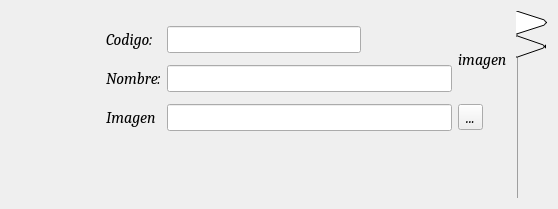
<?xml version="1.0" encoding="UTF-8"?>
<ui version="4.0">
 <class>FormArticuloTipo</class>
 <widget class="QWidget" name="FormArticuloTipo">
  <property name="geometry">
   <rect>
    <x>0</x>
    <y>0</y>
    <width>558</width>
    <height>209</height>
   </rect>
  </property>
  <property name="font">
   <font>
    <family>Cambria</family>
    <pointsize>12</pointsize>
    <italic>true</italic>
   </font>
  </property>
  <property name="windowTitle">
   <string>Form</string>
  </property>
  <property name="styleSheet">
   <string notr="true"/>
  </property>
  <layout class="QFormLayout" name="formLayout">
   <property name="fieldGrowthPolicy">
    <enum>QFormLayout::AllNonFixedFieldsGrow</enum>
   </property>
   <item row="0" column="0">
    <spacer name="horizontalSpacer_3">
     <property name="orientation">
      <enum>Qt::Horizontal</enum>
     </property>
     <property name="sizeHint" stdset="0">
      <size>
       <width>80</width>
       <height>20</height>
      </size>
     </property>
    </spacer>
   </item>
   <item row="0" column="1">
    <widget class="QTabWidget" name="tabWidget">
     <property name="font">
      <font>
       <family>Cambria</family>
       <pointsize>12</pointsize>
       <weight>50</weight>
       <italic>true</italic>
       <bold>false</bold>
      </font>
     </property>
     <property name="autoFillBackground">
      <bool>false</bool>
     </property>
     <property name="tabPosition">
      <enum>QTabWidget::East</enum>
     </property>
     <property name="tabShape">
      <enum>QTabWidget::Triangular</enum>
     </property>
     <property name="currentIndex">
      <number>0</number>
     </property>
     <property name="elideMode">
      <enum>Qt::ElideMiddle</enum>
     </property>
     <property name="usesScrollButtons">
      <bool>true</bool>
     </property>
     <property name="documentMode">
      <bool>true</bool>
     </property>
     <property name="tabsClosable">
      <bool>false</bool>
     </property>
     <property name="movable">
      <bool>false</bool>
     </property>
     <widget class="QWidget" name="tab">
      <attribute name="icon">
       <iconset resource="../Recursos.qrc">
        <normaloff>:/Imagenes/iconos/add.png</normaloff>:/Imagenes/iconos/add.png</iconset>
      </attribute>
      <attribute name="title">
       <string/>
      </attribute>
      <layout class="QHBoxLayout" name="horizontalLayout_2">
       <item>
        <layout class="QGridLayout" name="gridLayout_2">
         <item row="3" column="1">
          <spacer name="verticalSpacer">
           <property name="orientation">
            <enum>Qt::Vertical</enum>
           </property>
           <property name="sizeType">
            <enum>QSizePolicy::Fixed</enum>
           </property>
           <property name="sizeHint" stdset="0">
            <size>
             <width>20</width>
             <height>10</height>
            </size>
           </property>
          </spacer>
         </item>
         <item row="0" column="3" rowspan="2" colspan="2">
          <widget class="QLabel" name="imagenlabel">
           <property name="text">
            <string>imagen</string>
           </property>
          </widget>
         </item>
         <item row="0" column="1">
          <widget class="QLineEdit" name="codigo">
           <property name="inputMethodHints">
            <set>Qt::ImhNone</set>
           </property>
           <property name="readOnly">
            <bool>true</bool>
           </property>
          </widget>
         </item>
         <item row="2" column="0">
          <widget class="QLabel" name="label_3">
           <property name="text">
            <string>Imagen</string>
           </property>
          </widget>
         </item>
         <item row="0" column="0">
          <widget class="QLabel" name="label">
           <property name="text">
            <string>Codigo:</string>
           </property>
          </widget>
         </item>
         <item row="1" column="0">
          <widget class="QLabel" name="label_2">
           <property name="text">
            <string>Nombre:</string>
           </property>
          </widget>
         </item>
         <item row="1" column="1" colspan="2">
          <widget class="QLineEdit" name="nombre">
           <property name="inputMethodHints">
            <set>Qt::ImhFormattedNumbersOnly</set>
           </property>
          </widget>
         </item>
         <item row="0" column="2">
          <spacer name="horizontalSpacer">
           <property name="orientation">
            <enum>Qt::Horizontal</enum>
           </property>
           <property name="sizeType">
            <enum>QSizePolicy::Fixed</enum>
           </property>
           <property name="sizeHint" stdset="0">
            <size>
             <width>85</width>
             <height>20</height>
            </size>
           </property>
          </spacer>
         </item>
         <item row="2" column="3" colspan="2">
          <widget class="QToolButton" name="BotonArchivo">
           <property name="text">
            <string>...</string>
           </property>
          </widget>
         </item>
         <item row="4" column="0" colspan="5">
          <layout class="QHBoxLayout" name="horizontalLayout">
           <item>
            <widget class="QPushButton" name="guardar">
             <property name="text">
              <string/>
             </property>
             <property name="icon">
              <iconset resource="../Recursos.qrc">
               <normaloff>:/Imagenes/iconos/guardar.png</normaloff>:/Imagenes/iconos/guardar.png</iconset>
             </property>
             <property name="iconSize">
              <size>
               <width>40</width>
               <height>40</height>
              </size>
             </property>
             <property name="autoDefault">
              <bool>false</bool>
             </property>
             <property name="flat">
              <bool>true</bool>
             </property>
            </widget>
           </item>
           <item>
            <widget class="QPushButton" name="modificar">
             <property name="text">
              <string/>
             </property>
             <property name="icon">
              <iconset resource="../Recursos.qrc">
               <normaloff>:/Imagenes/iconos/editar.png</normaloff>:/Imagenes/iconos/editar.png</iconset>
             </property>
             <property name="iconSize">
              <size>
               <width>40</width>
               <height>40</height>
              </size>
             </property>
             <property name="autoDefault">
              <bool>false</bool>
             </property>
             <property name="default">
              <bool>false</bool>
             </property>
             <property name="flat">
              <bool>true</bool>
             </property>
            </widget>
           </item>
           <item>
            <widget class="QPushButton" name="eliminar">
             <property name="text">
              <string/>
             </property>
             <property name="icon">
              <iconset resource="../Recursos.qrc">
               <normaloff>:/Imagenes/iconos/delete.png</normaloff>:/Imagenes/iconos/delete.png</iconset>
             </property>
             <property name="iconSize">
              <size>
               <width>40</width>
               <height>40</height>
              </size>
             </property>
             <property name="flat">
              <bool>true</bool>
             </property>
            </widget>
           </item>
          </layout>
         </item>
         <item row="2" column="1" colspan="2">
          <widget class="QLineEdit" name="imagen">
           <property name="readOnly">
            <bool>true</bool>
           </property>
          </widget>
         </item>
        </layout>
       </item>
      </layout>
     </widget>
     <widget class="QWidget" name="tab_2">
      <attribute name="icon">
       <iconset resource="../Recursos.qrc">
        <normaloff>:/Imagenes/iconos/delete.png</normaloff>:/Imagenes/iconos/delete.png</iconset>
      </attribute>
      <attribute name="title">
       <string/>
      </attribute>
     </widget>
    </widget>
   </item>
  </layout>
 </widget>
 <resources>
  <include location="../Recursos.qrc"/>
 </resources>
 <connections/>
</ui>
